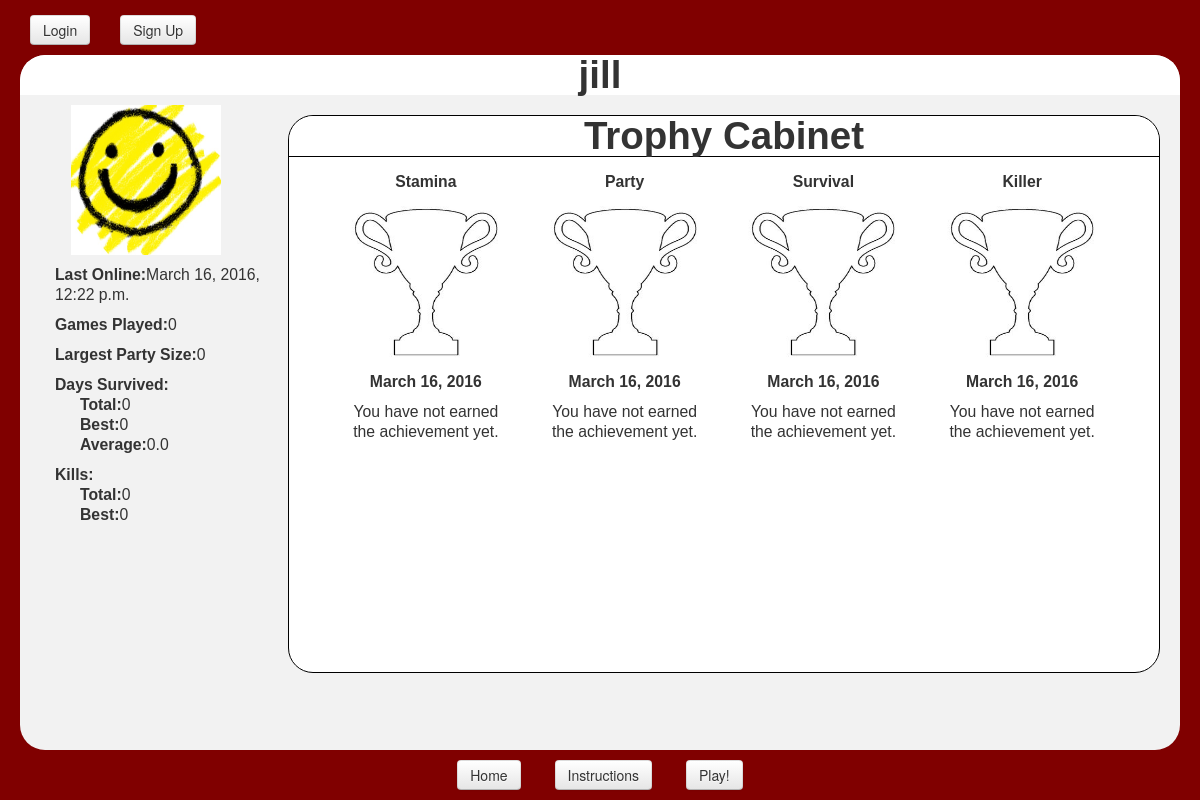
/zombie_search/profile/jill/, run on an earlier commit of the app's database.
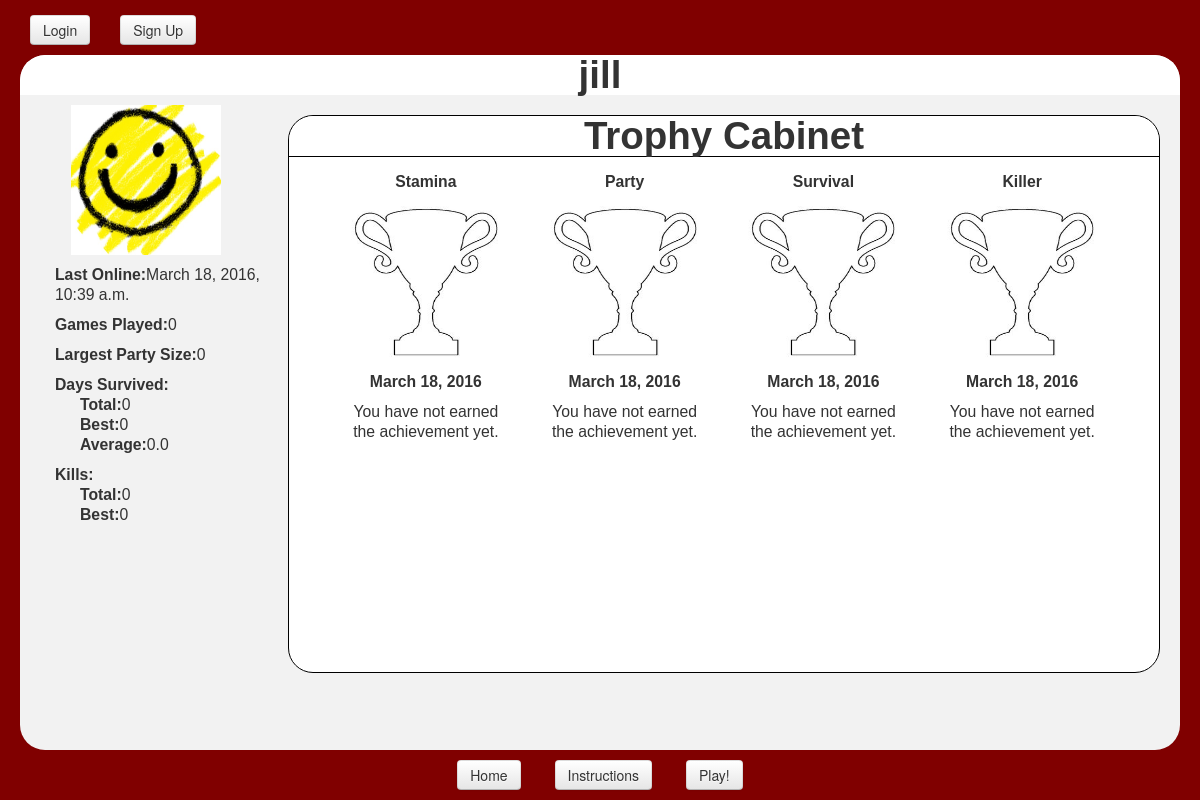
And on a later commit of the database.
### zombie_search/models.py (models this page shows, shortened)
class Player(models.Model):
    user = models.OneToOneField(User)
    profile_picture = models.ImageField(upload_to = "player-proflies", blank=True)
    player_state = PickledObjectField()
    update_state = PickledObjectField()
    street = PickledObjectField()
    game_state = PickledObjectField()
    _time_left=PickledObjectField()
    games_played = models.IntegerField(default=0)
    total_days = models.IntegerField(default=0)
    avg_days = models.FloatField(default=0.0)
    most_days_survived = models.IntegerField(default=0)
    most_kills = models.IntegerField(default=0)
    total_kills = models.IntegerField(default=0)
    most_people = models.IntegerField(default=0)
    slug = models.SlugField(unique=True)

class Achievement(models.Model):
    player = models.ForeignKey(Player)
    badge = models.ForeignKey(Badge)
    date_awarded = models.DateField()

class Badge(models.Model):
    type = models.CharField(max_length=10)
    description = models.CharField(max_length=100)
    criteria = models.IntegerField(default=0)
    level = models.IntegerField(default=0)
    icon = models.URLField(blank=True)
    def __unicode__(self):
        return self.type

### zombie_search/views.py (the view)
# urls.py: url(r'^profile/(?P<user_slug>[\w\-]+)/$', views.profile, name ='profile'),
def profile(request, user_slug):
    try:
        player = Player.objects.get(slug=user_slug)
    except:
        player = None
    a = Achievement.objects.filter(player=player)
    achievements = []
    for achievement in a:
        achievements += [achievement]
    u = player.user == request.user
    context_dict = {'player': player,
					'u': u,
                    'achievements': achievements,
                    'slug': get_user_slug(request),
                    }
    return render(request, 'zombie_search/Profile.html', context_dict)

### zombie_search/views.py (called while the page is built)
def get_user_slug(request):
    username = request.user
    try:
        player = Player.objects.get(user = username)
        user_slug = player.slug
    except:
        user_slug = None
    return user_slug

### templates/zombie_search/Profile.html (shortened to what this page needs)
{% extends 'zombie_search/Base.html' %}
{% load static %}
{% block header %}{{ player.user.username }}{% endblock %}
{% block body %}
{% if player %}
	<div id="player_stats">
		{% if player.profile_picture %}
			<img src="{{ player.profile_picture.url }}" alt= "{{ player.user.username }}'s profile picture" />
		{% else %}
			<img src="{% static 'img/default_profilepic.jpg' %}" alt="default profile pic" />
		{% endif %}
		<ul>
			<li><strong>Last Online:</strong>{{ player.user.last_login }}</li>
			<li style="margin-top:10px"><strong>Games Played:</strong>{{ player.games_played }}</li>
			<li style="margin-top:10px"><strong>Largest Party Size:</strong>{{ player.most_people }}</li>
			<li style="margin-top:10px"><strong>Days Survived:</strong></li>
			<ul>
				<li><strong>Total:</strong>{{ player.total_days }}</li>
				<li><strong>Best:</strong>{{ player.most_days_survived }}</li>
				<li><strong>Average:</strong>{{ player.avg_days }}</li>
			</ul>
			<li style="margin-top:10px"><strong>Kills:</strong></li>
			<ul>
				<li><strong>Total:</strong>{{ player.total_kills }}</li>
				<li><strong>Best:</strong>{{ player.most_kills }}</li>
			</ul>
	</div>
	<div id="trophy">
		<h1>Trophy Cabinet</h1>
		{% for a in achievements %}
			<div id="badge">
				<li><strong>{{ a.badge }}</strong></li>
				<li><img src="{{ a.badge.icon }}" alt="{{ a.badge }} trophy" /></li>
				<li><strong>{{ a.date_awarded }}</strong>
				<li>{{ a.badge.description }}</li>
			</div>
		{% endfor %}
	</div>
{% else %}
	<strong style="float: center; font-size=200%"><br /> <br />No user found! Please try again...</strong>
{% endif %}
{% endblock %}

### templates/zombie_search/Base.html (shortened to what this page needs)
<!DOCTYPE html PUBLIC "-//W3C//DTD XHTML 1.0 Strict//EN"
"http://www.w3.org/TR/xhtml1/DTD/xhtml1-strict.dtd">
{% load static %}
<html xmlns="http://www.w3.org/1999/xhtml" lang = "en">
<head>
	<link rel="stylesheet" href="https://code.jquery.com/ui/1.11.1/themes/smoothness/jquery-ui.css" />
	<link href="{% static 'css/bootstrap.min.css' %}" rel="stylesheet" media="screen" />
	<link href="{% static 'css/bootstrap-responsive.css' %}" rel="stylesheet" />
	<link href="{% static 'css/base_style.css' %}" rel="stylesheet" />
</head>
<body>
<div class="navbar navbar-fixed-top container">
	<ul class="nav">
		{% if user.is_authenticated %}
			{% block profile_button %}<li><a href="/zombie_search/profile/{{ slug }}"><button type="button" class="btn btn-default navbar-btn">Your Profile</button></a></li>{% endblock %}
			<li><a href="/zombie_search/logout"><button type="button" class="btn btn-default navbar-btn">Logout</button></a></li>
		{% else %}
			<li><a href="/zombie_search/login"><button type="button" class="btn btn-default navbar-btn">Login</button></a></li>
			<li><a href="/zombie_search/register"><button type="button" class="btn btn-default navbar-btn">Sign Up</button></a></li>
		{% endif %}
	</ul>
</div>
<div id="main">
	<h1>
		{% block header %} HOME {% endblock %}
	</h1>
	{% block body %}
	{% endblock %}
</div>
<div class="navbar navbar-fixed-bottom container">
	<ul class="nav"id="sq">
		<li><a href="/zombie_search/"><button type="button" class="btn btn-default navbar-btn">Home</button></a></li>
		<li><a href="/zombie_search/about"><button type="button" class="btn btn-default navbar-btn">Instructions</button></a></li>
		{% if user.is_authenticated %}
			<li><a href="/zombie_search/play"><button type="button" class="btn btn-default navbar-btn">Play!</button></a></li>
		{% else %}
			<li><a href="/zombie_search/login"><button type="button" class="btn btn-default navbar-btn">Play!</button></a></li>
		{% endif %}
	</ul>
</div>
</body>
</html>

### static/css/base_style.css (style rules this page uses)
body { background-color: #800000; padding-bottom: 70px; overflow: auto; }
#sq { width: 100%; text-align: center; position: absolute; bottom: 0px; }
#sq li { display: inline-block; float: none; }
#main { background-color: #f2f2f2; font-family: "arial"; position: absolute; left: 20px; right: 20px; bottom: 50px; top: 55px; text-align: center; font-size: 150%; border-radius: 25px; overflow: auto; }
#main h1 { background-color: white; border-radius: 25px 25px 0px 0px; text-align: center; padding: 0px; margin: 0px; }
#player_stats { width: 20%; height: 90%; float: left; margin-left: 10px; display: inline; font-size: 75%; }
#player_stats img { margin-top: 10px; margin-bottom: 10px; width: 150px; height: 150px; }
#player_stats li { list-style: none; text-align: left; }
#trophy { background-color: white; margin-top: 20px; margin-right: 20px; font-family: "arial"; width: 75%; height: 80%; float: right; text-align: center; font-size: 150%; border-radius: 25px; border: solid black; border-width: 1px; }
#badge { display: inline-block; padding: 15px; height: 160px; width: 160px; }
#badge li { list-style: none; margin-bottom: 10px; font-size: 50%; }
#trophy h1 { border-bottom: solid black; border-width: 1px; }
#trophy img { display: inline; height: 160px; width: 160px; font-size:50%; }

What changed in the data, as far as the page shows it:
changed Player "jill": user.last_login "March 16, 2016, 12:22 p.m." → "March 18, 2016, 10:39 a.m."
changed Achievement "Stamina": date_awarded "March 16, 2016" → "March 18, 2016"
changed Achievement "Party": date_awarded "March 16, 2016" → "March 18, 2016"
changed Achievement "Survival": date_awarded "March 16, 2016" → "March 18, 2016"
changed Achievement "Killer": date_awarded "March 16, 2016" → "March 18, 2016"
